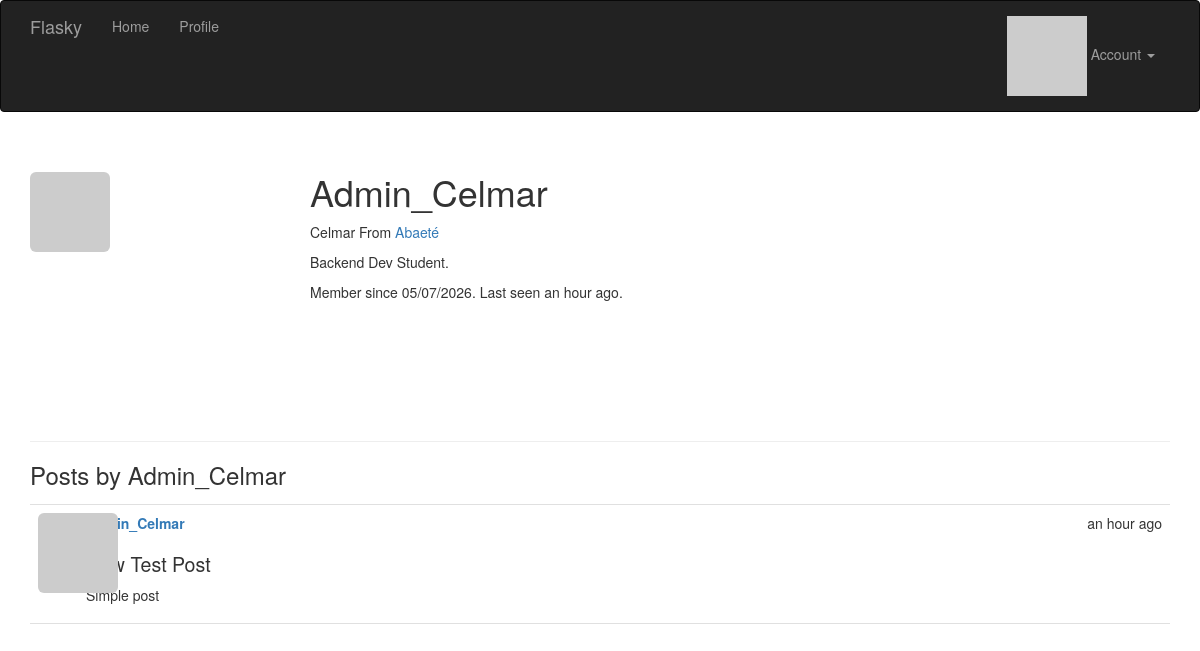
Screenshot of /user/Admin_Celmar (signed in) with the database file from the repository.
### app/models.py (models this page shows, shortened)
class User(UserMixin, db.Model):
    __tablename__ = "users"
    id: Mapped[int] = mapped_column(primary_key=True)
    email: Mapped[str] = mapped_column(unique=True, index=True)
    username: Mapped[str] = mapped_column(unique=True, index=True)
    role_id: Mapped[int] = mapped_column(ForeignKey("roles.id"), nullable=True)
    password_hash: Mapped[str] = mapped_column(nullable=False)
    confirmed: Mapped[bool] = mapped_column(default=False)
    name: Mapped[str | None] = mapped_column()
    location: Mapped[str | None] = mapped_column()
    about_me: Mapped[str | None] = mapped_column(Text)
    member_since: Mapped[datetime] = mapped_column(DateTime(timezone=True), default=lambda: datetime.now(UTC))
    last_seen: Mapped[datetime] = mapped_column(DateTime(timezone=True), default=lambda: datetime.now(UTC))
    avatar_hash: Mapped[str | None] = mapped_column()
    posts: DynamicMapped["Post"] = relationship(back_populates="author", lazy="dynamic")
    @property
    def password(self) -> None:
        raise AttributeError("password is not a readable attribute")
    def can(self, perm: int) -> bool:
        return self.role is not None and self.role.has_permission(perm)
    def is_administrator(self) -> bool:
        return self.can(Permission.ADMIN)
    def ping(self) -> None:
        self.last_seen = datetime.now(UTC)
        db.session.add(self)
        db.session.commit()
    def gravatar(self, size: int = 100, default: str = "identicon", rating: str = "g") -> str:
        url: str = "https://secure.gravatar.com/avatar"
        hash_avatar: str = self.avatar_hash or self.gravatar_hash()
        return f"{url}/{hash_avatar}?s={size}&d={default}&r={rating}'."

class Post(db.Model):
    __tablename__ = "posts"
    id: Mapped[int] = mapped_column(primary_key=True)
    body: Mapped[str | None] = mapped_column(Text)
    body_html: Mapped[str | None] = mapped_column(Text)
    timestamp: Mapped[datetime] = mapped_column(DateTime, index=True, default=lambda: datetime.now(UTC))
    author_id: Mapped[int] = mapped_column(ForeignKey("users.id"))
    author: Mapped["User"] = relationship(back_populates="posts")

### app/main/views.py (the view)
@main.route("/user/<username>")
def user(username: str):
    user: User = User.query.filter_by(username=username).first()
    if user is None:
        abort(404)
    posts =  user.posts.order_by(Post.timestamp.desc()).all()
    return render_template("user.html", user=user, posts=posts)

### app/auth/views.py (called while the page is built)
@auth.before_app_request
def before_request():
    if current_user.is_authenticated:
        current_user.ping()
        if not current_user.confirmed and request.blueprint != "auth" and request.endpoint != "static":
            return redirect(url_for("auth.unconfirmed"))
    return None

### app/main/__init__.py (called while the page is built)
@main.app_context_processor
def inject_permissions():
    return dict(Permission=Permission)

### app/models.py (called while the page is built)
@login_manager.user_loader
def load_user(user_id) -> User |  None:
    return db.session.get(User, int(user_id))

    def has_permission(self, perm):
        return self.permissions & perm == perm

### app/templates/user.html (shortened to what this page needs)
{% extends "base.html" %}
{% block page_content %}
<div class="page-header">
    <img class="img-rounded profile-thumbnail" src="{{ user.gravatar(size=256) }}">
    <div class="profile-header">
        <h1>{{ user.username }}</h1>
        {% if user.name or user.location %}
            <p>
                {% if user.name %}{{ user.name }}{% endif %}
                {% if user.location %}
                    From <a href="https://maps.google.com/?q={{ user.location }}">
                            {{ user.location }}
                         </a>
                {% endif %}
            </p>
        {% endif %}
        {% if user.about_me %}
            <p>{{ user.about_me }}</p>
        {% endif %}
        <p>
            Member since {{ moment(user.member_since).format("L") }}.
            Last seen {{ moment(user.last_seen).fromNow() }}.
        </p>
    </div>
</div>
<h3>Posts by {{ user.username }}</h3>
{% include "_posts.html" %}
{% endblock %}

### app/templates/_posts.html
<ul class="posts">
    {% for post in posts %}
        <li class="post">
            <div class="post-thumbnail">
                <a href="{{ url_for('.user', username=post.author.username) }}">
                    <img class="img-rounded profile-thumbnail" src="{{ post.author.gravatar(size=40) }}">
                </a>
            </div>
            <div class="post-content">
                <div class="post-date">{{ moment(post.timestamp).fromNow() }}</div>
                <div class="post-author"><a href="{{ url_for('.user', username=post.author.username) }}">{{ post.author.username }}</a></div>
                <div class="post-body">
                    {% if post.body_html %}
                        {{ post.body_html | safe }}
                    {% else %}
                        {{ post.body }}
                    {% endif %}
                </div>
            </div>
        </li>
    {% endfor %}
</ul>

### app/static/styles.css (style rules this page uses)
.profile-thumbnail { position: absolute; }
.profile-header { min-height: 260px; margin-left: 280px; }
ul.posts { list-style-type: none; padding: 0px; margin: 16px 0px 0px 0px; border-top: 1px solid #e0e0e0; }
ul.posts li.post { padding: 8px; border-bottom: 1px solid #e0e0e0; }
div.post-date { float: right; }
div.post-author { font-weight: bold; }
div.post-thumbnail { position: absolute; }
div.post-content { margin-left: 48px; min-height: 48px; }
.post-body h1 { font-size: 140%; }

### rows the page displays
User: username "Admin_Celmar", name "Celmar", location "Abaeté", about_me "Backend Dev Student.", member_since "05/07/2026", last_seen "an hour ago"
Post: timestamp "an hour ago", author.username "Admin_Celmar", body_html "New Test Post Simple post"
